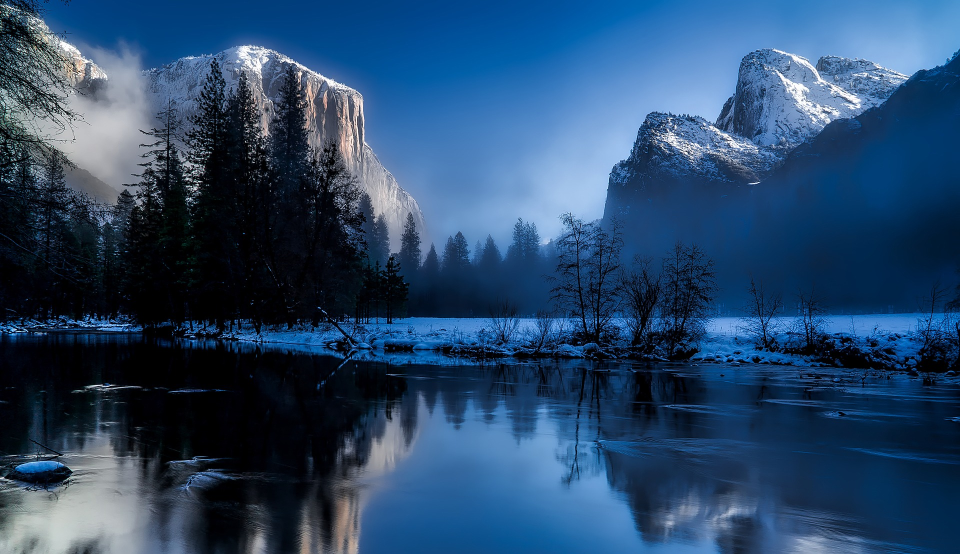
#> input picture scripting_with_python/image_playground/mountains.jpg, 1920 x 1108 px (shown at 1/2 size)
$ python images.py
#> lines starting #> are read from the running program, lines starting #| are printed output that depends on the picture
from PIL import Image, ImageFilter

# Blurred Mountains
img = Image.open('./mountains.jpg')
#> img is the input picture: PIL image 1920x1108 RGB; mean R, G, B 40.6, 72.4, 106.7
blurred_img = img.filter(ImageFilter.BLUR)
blurred_img.save('blurred_image.jpg', 'jpeg')

# Grayscaled Ocean
img2 = Image.open('./ocean.jpg')
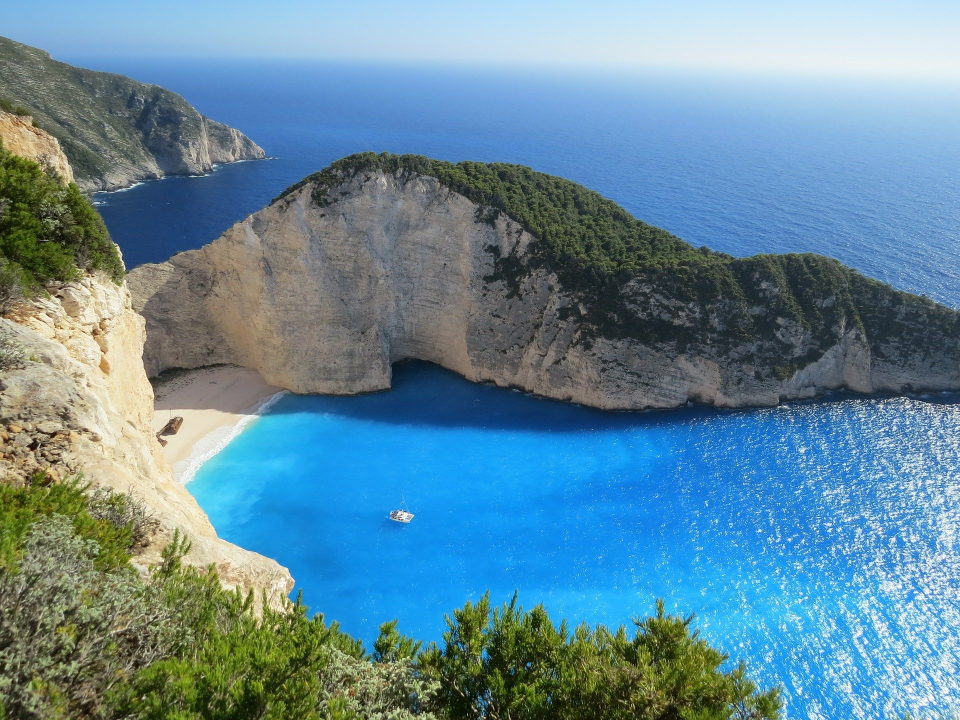
#> input picture scripting_with_python/image_playground/ocean.jpg, 1920 x 1440 px (shown at 1/2 size)
#> img2 is the input picture: PIL image 1920x1440 RGB; mean R, G, B 99.5, 137.6, 155.4
grayscaled_img = img2.convert('L')
grayscaled_img.save('grayscaled_image.jpg', 'jpeg')

# Rotated Sky
img3 = Image.open('./sky.jpg')
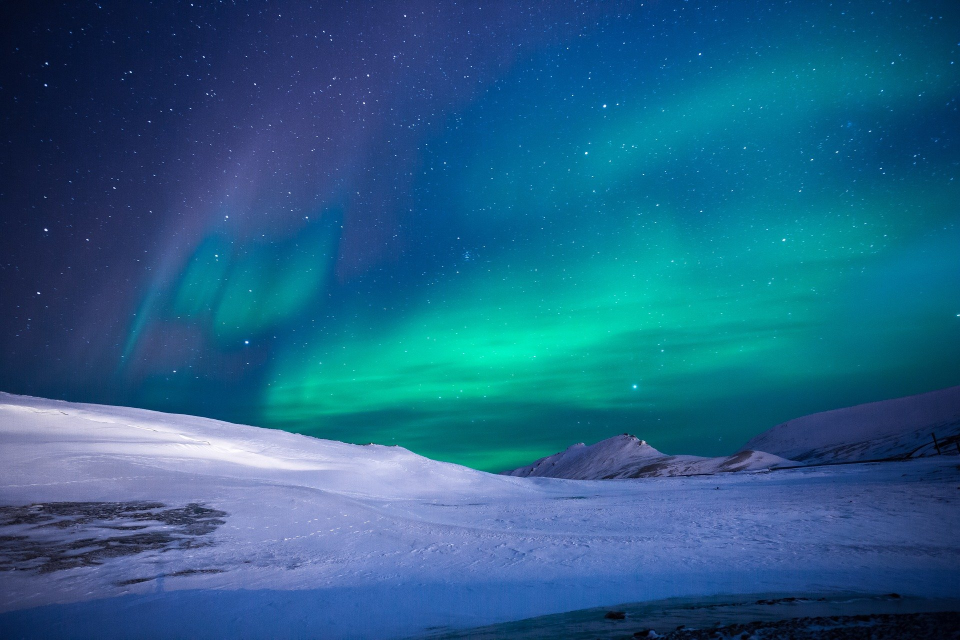
#> input picture scripting_with_python/image_playground/sky.jpg, 1920 x 1280 px (shown at 1/2 size)
#> img3 is the input picture: PIL image 1920x1280 RGB; mean R, G, B 34.9, 97.2, 135.5
rotated_img = img3.rotate(90)
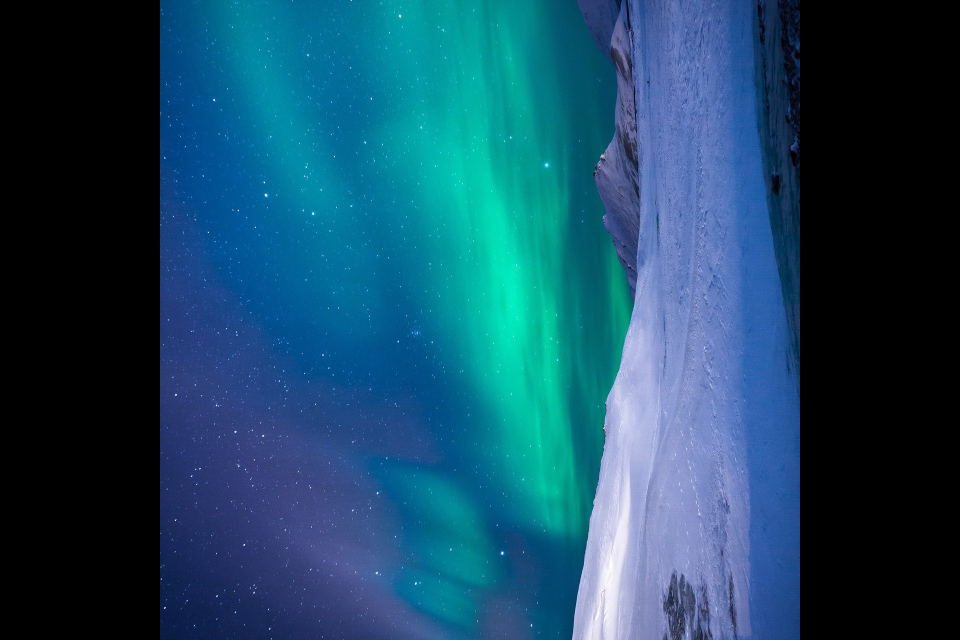
#> rotated_img: PIL image 1920x1280 RGB (shown at 1/2 size); mean R, G, B 24.6, 73.2, 99.3
rotated_img.save('rotated_image.jpg', 'jpeg')

# Resized Image
img4 = Image.open('./sky.jpg')
resized_img = img4.resize((300, 300))
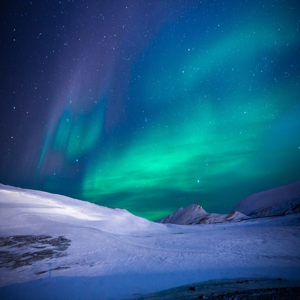
#> resized_img: PIL image 300x300 RGB; mean R, G, B 34.9, 97.2, 135.5
resized_img.save('resized_image.jpg', 'jpeg')

# Cropped Image
img5 = Image.open('./mountains.jpg')
box = (100, 100, 400, 400)
cropped_img = img5.crop(box)
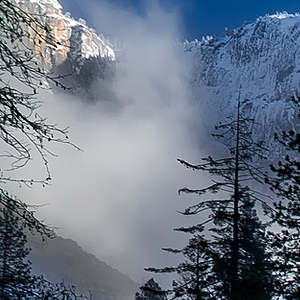
#> cropped_img: PIL image 300x300 RGB; mean R, G, B 110.4, 121.2, 136.5
cropped_img.save('cropped_image.jpg', 'jpeg')

# Resized astro.jpg to a thumbnail size
astro_img = Image.open('./astro.jpg')
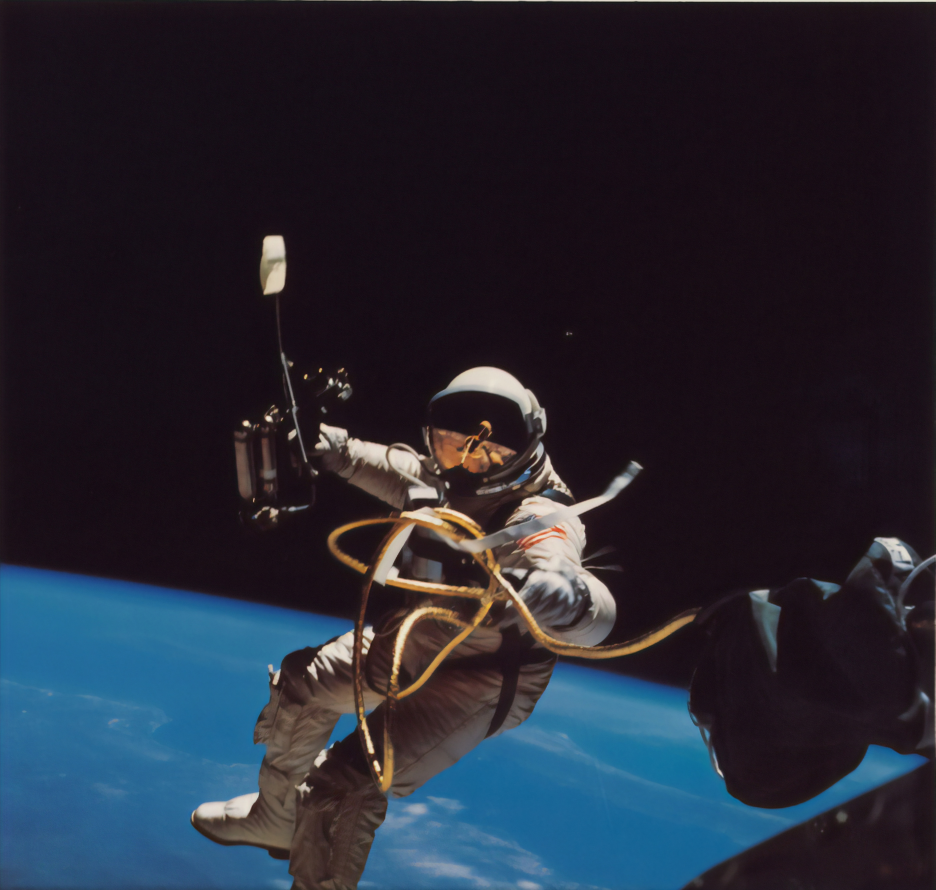
#> input picture scripting_with_python/image_playground/astro.jpg, 5611 x 5339 px (shown at 1/6 size)
#> astro_img is the input picture: PIL image 5611x5339 RGB; mean R, G, B 38.3, 40.7, 52.6
# thumbnail() retains aspect ratio
astro_img.thumbnail((400, 200))
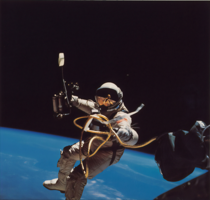
#> astro_img: PIL image 210x200 RGB; mean R, G, B 38.3, 40.6, 52.6
astro_img.save('astro_thumbnail.jpg', 'jpeg')
astro_img.show()
